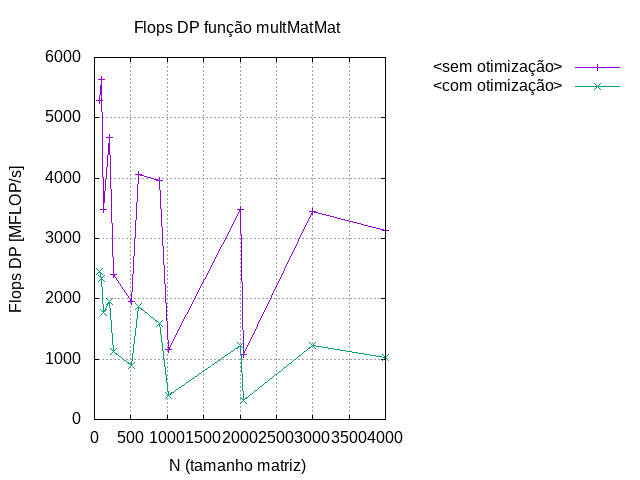

This chart was generated by the following gnuplot code:
#!/usr/bin/gnuplot -c

## set encoding iso_8859_15
set encoding utf

# set terminal qt persist

set grid

set style data point
set style function line
set style line 1 lc 3 pt 7 ps 0.3
set boxwidth 1
set xtics
# set xrange [0:]
set xlabel  "N (tamanho matriz)"

#
# ALTERNATIVA 2: Tabela com 3 colunas 
#
set key outside right # posição da legenda: outside {left | right}
unset logscale x
set datafile separator whitespace
set ylabel  "Flops DP [MFLOP/s]"
set title   "Flops DP função multMatMat"
set terminal qt 1 title "Flops DP função multMatMat"
plot '../valores/flopsDPMatMat.dat' using 1:2 title "<com otimização>" with linespoints, \
     '' using 1:3 title "<sem otimização>" with linespoints

pause -1


# Gerando figura PNG
set terminal png
set output "flopsDP_MatMat.png"
plot '../valores/flopsDPMatMat.dat' using 1:2 title "<sem otimização>" with linespoints, \
     '' using 1:3 title "<com otimização>" with linespoints
replot
unset output
